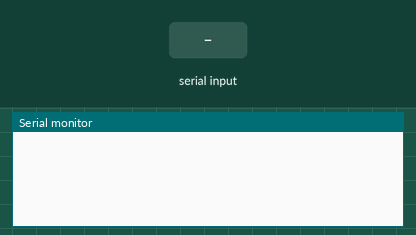
Simulated run of this sketch. Board: nRF52 board. Shown: the last lines printed to the serial monitor. The test bench sets the inputs (shaded band).

Above: at 1.2 s.
1.3 s: "1" received over Serial
At 2.5 s:
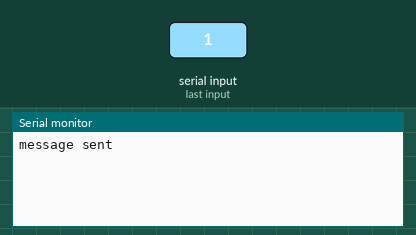
2.8 s: "1" received over the second serial link
At 3.6 s:
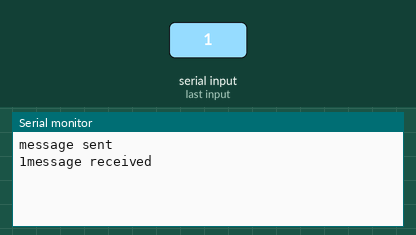
4.3 s: "0" received over the second serial link
At 4.8 s:
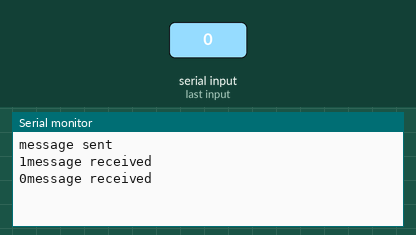

Measured:
- after the input at 1.3 s, the serial monitor: prints a new line at once (image 1)
- after the input at 2.8 s, the serial monitor: prints a new line at once (image 2)
- after the input at 4.3 s, the serial monitor: prints a new line at once (image 3)

The sketch:

adafruit_hm10.ino
```cpp
#include <bluefruit.h>
#include <SoftwareSerial.h>

const int RX = 14;
const int TX = 15;

SoftwareSerial hmSerial(RX, TX); //(RX, TX)
void setup() {
  Serial.begin(9600);
  // put your setup code here, to run once:
  hmSerial.begin(9600);
  // Wait for Serial1 to initialize
  while (!hmSerial) {
    delay(10);
  }
}
char c = ' ';
void loop() {
  // put your main code here, to run repeatedly:
  if(hmSerial.available())
  {
    c = hmSerial.read();
    Serial.write(c);
    Serial.println("message received");
  }

  if(Serial.available()) {
    c = Serial.read();
    Serial.println("message sent");
    hmSerial.write(c);
  }
}
```
